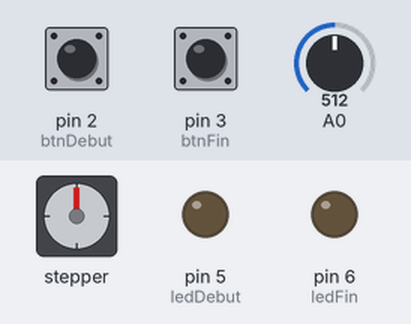
Simulated run of this sketch. Board: Arduino Uno, built with avr-gcc and run on an emulated ATmega328P. On the bench: stepper motor, output pins drawn as LEDs (lit = HIGH). Inputs (shaded band) come from the test bench; at power-on: pin 2 (btnDebut) LOW, pin 3 (btnFin) LOW, A0 = 512. Stepper angles assume 2048 steps per turn; what the sketch prints to the serial monitor is not drawn.

Above: at 1.2 s.
1.3 s: pin 2 (btnDebut) pulled HIGH for 0.15 s
At 1.38 s:
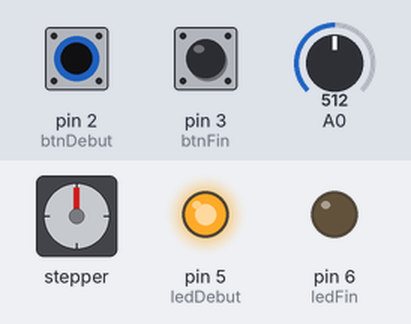
2.9 s: pin 3 (btnFin) pulled HIGH for 0.15 s
At 2.98 s:
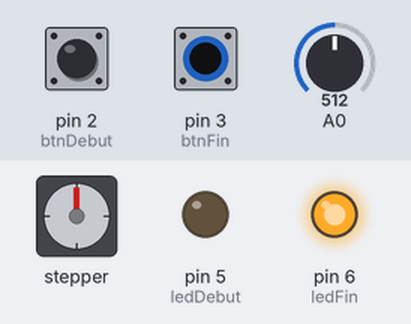
4.5 s: A0 set to 716
At 5.0 s:
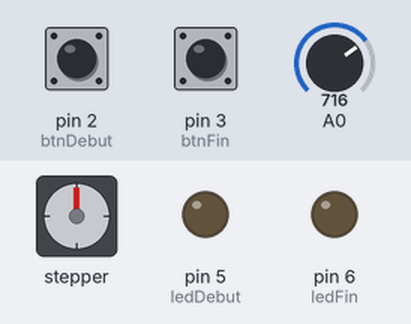
6.0 s: pin 2 (btnDebut) pulled HIGH for 1 s
At 6.4 s:
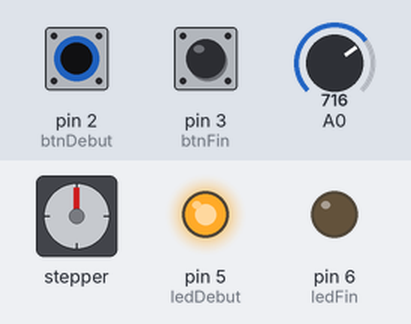
8.5 s: pin 2 (btnDebut) pulled HIGH for 3.2 s
At 12.9 s:
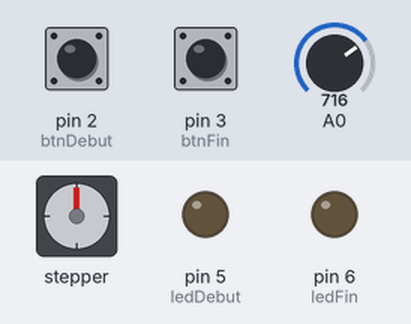
13.2 s: pin 3 (btnFin) pulled HIGH for 1 s
At 14.0 s:
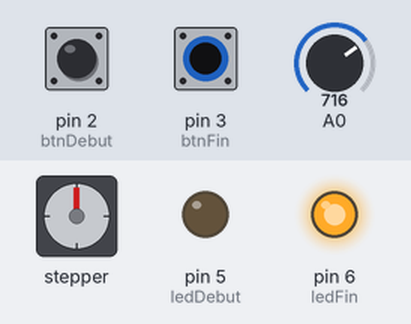
Timing chart, 0 to 16.2 s (numbered marks = the images above; inputs shaded):
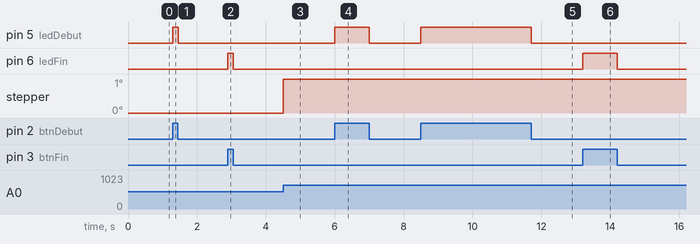

The sketch:

test_potar_motor.ino
```cpp
#include <Stepper.h> // Include the header file

// change this to the number of steps on your motor
#define STEPS 64

// create an instance of the stepper class using the steps and pins
Stepper stepper(STEPS, 8, 10, 9, 11);

int Pval = 0;
int potVal = 0;
int btnDebut = 2;
int btnFin = 3;
int ledDebut = 5;
int ledFin = 6;
int buttonStateD = 0;
int buttonStateF = 0;
int debut = 0;
int fin = 0;

void setup() {
  pinMode(btnDebut, INPUT);
  pinMode(btnFin, INPUT);
  pinMode(ledDebut, OUTPUT);
  pinMode(ledFin, OUTPUT);
  Serial.begin(9600);
  stepper.setSpeed(50);
}

void loop() {
 buttonStateD = digitalRead(btnDebut);
 buttonStateF = digitalRead(btnFin);


  // check if the pushbutton is pressed. If it is, the buttonState is HIGH:
  if (buttonStateD == HIGH) {
    // turn LED on:
    digitalWrite(ledDebut, HIGH);
    debut = potVal;
    Serial.println(debut);

  }
 else if (buttonStateF == HIGH) {
  digitalWrite(ledFin, HIGH);
  fin = potVal;
  Serial.println(fin);
 }
  else {
    // turn LED off:
    digitalWrite(ledDebut, LOW);
    digitalWrite(ledFin, LOW);

  }

potVal = map(analogRead(A0),0, 1048 ,0,500);
if (potVal>Pval)
  stepper.step(5);
if (potVal<Pval)
  stepper.step(-5);

Pval = potVal;

Serial.println(Pval); //for debugging
}
```

Measured:
- after the input at 1.3 s, pin 5 (ledDebut): LOW → HIGH at once, → LOW 0.16 s later
- after the input at 2.9 s, pin 6 (ledFin): LOW → HIGH at once, → LOW 0.16 s later
- after the input at 6.0 s, pin 5 (ledDebut): LOW → HIGH at once, → LOW 1.0 s later
- after the input at 8.5 s, pin 5 (ledDebut): LOW → HIGH at once, → LOW 3.2 s later
- after the input at 13.2 s, pin 6 (ledFin): LOW → HIGH at once, → LOW 1.0 s later
